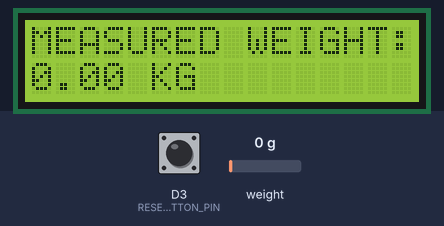
Bench run of a sketch on a simulated ESP8266 (NodeMCU). Shown: 16×2 character LCD. Inputs (shaded band) come from the test bench; at power-on: weight on the scale 0 g, D3 (RESET_BUTTON_PIN) HIGH. WiFi joins after 1.5 s; servers stay silent unless stated; network time is answered at once with the bench clock; what the sketch prints to the serial monitor is not drawn.

Above: at 7.0 s.
7.1 s: weight on the scale set to 100 g
At 18.3 s:
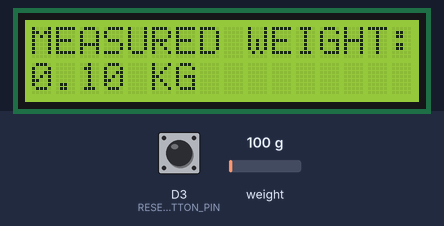
32.0 s: weight on the scale set to 1250 g
At 41.4 s:
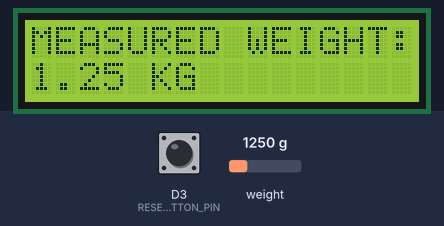
44.1 s: weight on the scale set to 2500 g
At 53.6 s:
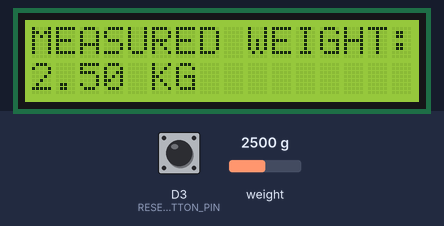
Timing chart, 0 to 55.1 s (numbered marks = the images above; inputs shaded):
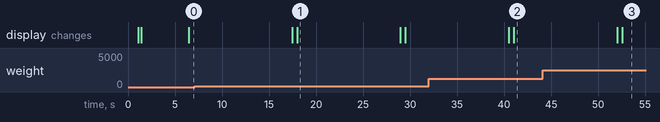

The sketch:

ESP8266_LCD_my_final_code.ino
```cpp
#include <LiquidCrystal_I2C.h>

#include <SoftwareSerial.h>

#include <Wire.h>
#include <ESP8266WiFi.h>
#include <FirebaseESP8266.h>
#include <NTPClient.h>
#include <WiFiUdp.h>

// WiFi credentials
const char* ssid = "iPhone";
const char* password = "fettyfetty";

// Firebase configuration
#define FIREBASE_HOST "https://warehouse-app-d3b44-default-rtdb.firebaseio.com/"
#define FIREBASE_AUTH "1ll1tvS0JtiRVulW0kbvgbbOlbGiVUd4XpXjGLhN"


int counter = 0;
LiquidCrystal_I2C lcd(0x27 , 16, 2); // Set the LCD address to 0x27 for a 16 chars and 2 line display


#include "HX711.h"

// Firebase objects
FirebaseData firebaseData;
FirebaseConfig firebaseConfig;
FirebaseAuth firebaseAuth;

// NTP client to get time
WiFiUDP ntpUDP;
NTPClient timeClient(ntpUDP, "pool.ntp.org", 10800, 60000); // Set offset for Tanzania (+3 hours from UTC)

// Define the reset button pin
#define RESET_BUTTON_PIN D3  // Use D3 for GPIO0 on NodeMCU


HX711 scale;

float weight;
float calibration_factor = 449640; // for me this vlaue works just perfect 419640


String getFormattedDateTime() {
  timeClient.update();
  unsigned long epochTime = timeClient.getEpochTime();
  int currentHour = (epochTime  % 86400L) / 3600 + 3; // Convert epoch to hours (with timezone offset)
  int currentMinute = (epochTime % 3600) / 60;
  int currentSecond = epochTime % 60;

  // Calculate the current day, month, and year
  int currentDay = (epochTime / 86400L) % 30 + 1;
  int currentMonth = (epochTime / 2592000L) % 12 + 1;
  int currentYear = 1970 + (epochTime / 31536000L);

  char formattedTime[20];
  snprintf(formattedTime, sizeof(formattedTime), "%04d-%02d-%02d %02d:%02d:%02d", currentYear, currentMonth, currentDay, currentHour, currentMinute, currentSecond);
  return String(formattedTime);
}


void setup()
{

  Serial.begin(115200);
  scale.begin(D5, D6);
  scale.set_scale();
  scale.tare(); //Reset the scale to 0
//  long zero_factor = scale.read_average(); //Get a baseline reading
  lcd.init();
  // turn on LCD backlight
  lcd.backlight();
  lcd.setCursor(0,0);
   lcd.print("IOT MEASURENT");
  lcd.setCursor(1,1);
  lcd.print("Weighing Scale");
  delay(300);
  lcd.clear();

// Connect to WiFi
  WiFi.begin(ssid, password);
  while (WiFi.status() != WL_CONNECTED) {
    delay(500);
    Serial.print(".");
  }


  Serial.println();
  Serial.println("WiFi connected");

  // Initialize Firebase
  firebaseConfig.host = FIREBASE_HOST;
  firebaseConfig.signer.tokens.legacy_token = FIREBASE_AUTH;
  Firebase.begin(&firebaseConfig, &firebaseAuth);

  // Initialize NTPClient to get time
  timeClient.begin();
  timeClient.update();

  // Set up a digital input pin for the reset button
  pinMode(RESET_BUTTON_PIN, INPUT_PULLUP);


}

void loop(){
   delay(3000);
  lcd.clear();
 scale.set_scale(calibration_factor); //Adjust to this calibration factor

 weight = scale.get_units(5);
 lcd.setCursor(0, 0);
  lcd.print("MEASURED WEIGHT:");
  lcd.setCursor(0, 1);
  lcd.print(weight);
  lcd.print(" KG  ");
  delay(3000);

// Check if reset button is pressed
  if (digitalRead(RESET_BUTTON_PIN) == LOW) {
    delay(50); // Debounce delay
    if (digitalRead(RESET_BUTTON_PIN) == LOW) {
      while (digitalRead(RESET_BUTTON_PIN) == LOW) {
        // Wait for button release to avoid multiple submissions
        delay(10);
      }

      if (weight != 0.0) {
        // Get the current time
        String formattedTime = getFormattedDateTime();

        // Generate a unique ID using the current timestamp
        String uniqueID = "weight_" + String(millis());

        // Create a JSON object to hold the weight measurement data
        FirebaseJson json;
        json.set("/weight", weight);
        json.set("/time", formattedTime);

        // Send data to Firebase with a unique ID
        String path = "/measurements/" + uniqueID;
        if (Firebase.set(firebaseData, path, json)) {
          Serial.println("Firebase log sent successfully");
        } else {
          Serial.println("Firebase log sending failed");
          Serial.println(firebaseData.errorReason());
        }
      } else {
        Serial.println("Weight is zero, not sending data to Firebase.");
      }
    }
  }

  delay(5000); // Adjust this delay based on how frequently you want to read the weight
}
```

Measured:
- after the input at 7.1 s, the display: first differs from a run without the input after 10.9 s (image 1)
- after the input at 32.0 s, the display: first differs from a run without the input after 9.0 s (image 2)
- after the input at 44.1 s, the display: first differs from a run without the input after 8.5 s (image 3)
- what the display in image 1 shows lasts 11.0 s, from 18.0 s to 29.0 s
